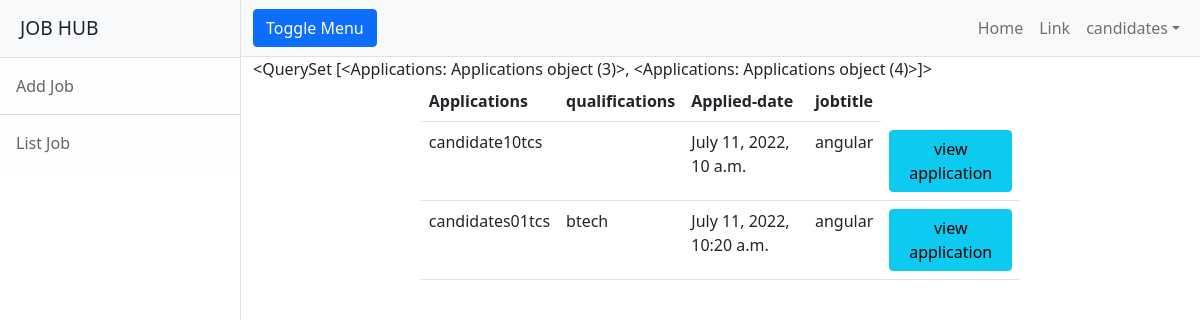
Page /employer/applications/all/5 (signed in) on the committed database.
### employer/models.py (models this page shows, shortened)
class User(AbstractUser):
    options=(
             ("employer","employer"),
             ("candidate","candidate")
             )
    role=models.CharField(max_length=120,choices=options,default="candidate")
    phone=models.CharField(max_length=12,null=True)

class Applications(models.Model):
        applicant = models.ForeignKey(User, on_delete=models.CASCADE,
                                      related_name="applicant")  # no of applicants can apply an applications ie  many to one-foreignkey
        job = models.ForeignKey(Jobs, on_delete=models.CASCADE)  # many job can apply  a candidate
        options = (
            ("applied", "applied"),  # (values in backend, display)
            ("accepted", "accepted"),
            ("rejected", "rejected"),
            ("pending", "pending"),
            ("cancelled", "cancelled")
        )
        status = models.CharField(max_length=120, choices=options, default="applied")
        date = models.DateTimeField(auto_now_add=True)
        class Meta:
            unique_together=("applicant","job")#befor thie its stop only apply job via client if we apply the job through the url it is posted again and again

class Jobs(models.Model):#mapping to table in db
    job_title=models.CharField(max_length=150)
    company=models.ForeignKey(User,on_delete=models.CASCADE,related_name="company")#company is adding the job so it is foreign key-one to many
    location=models.CharField(max_length=150)
    salary=models.PositiveIntegerField(null=True)#if the field is not added it will be added to db
    experience=models.PositiveIntegerField(default=0)#if the person has no experence then it will default as zero but if we added the experience it will change..
    created_date=models.DateField(auto_now_add=True)#obtain automatically current date and time
    last_date=models.DateField(null=True)
    active_status=models.BooleanField(default=True)#

### candidates/models.py (models this page shows)
class CandidateProfile(models.Model):
    user=models.OneToOneField(User,on_delete=models.CASCADE,related_name="candidate")
    profile_pic=models.ImageField(upload_to="candprofiles")
    resume=models.FileField(upload_to="cvs",null=True)
    qualification=models.CharField(max_length=120)
    skills=models.CharField(max_length=120)
    experience=models.PositiveIntegerField(default=0)

### employer/views.py (the view)
# urls.py: path("applications/all/<int:id>",views.EmployeeListApplications.as_view(),name="emp-appjoblist"),
@method_decorator(signin_required,name='dispatch')
class EmployeeListApplications(ListView):
    model=Applications
    context_object_name = "applications"
    template_name = "empl-applist.html"
    def get_queryset(self):
        return Applications.objects.filter(job=self.kwargs.get("id"),status="applied")#exclude the status=cancelled.

### employer/templates/empl-applist.html
{%extends 'base.html'%}
{%block body_block%}
{{applications}}
<div class="container">
    <div class="row">
        <div class="col-2"></div>
        <div class="col-8">
            <table class="table">
                <tr>
                    <th>Applications</th>
                    <th>qualifications</th>
                    <th>Applied-date</th>
                    <th>jobtitle</th>
                </tr>
                {%for application in applications%}
                <tr>
                    <td>{{application.applicant.username}}</td>
                    <td>{{application.applicant.candidate.qualification}}</td>
                    <td>{{application.date}}</td>
                    <td>{{application.job.job_title}}</td>
                    <td><a href="{%url 'emplyee-detailapp' application.id%}" class="btn btn-info"> view application</a>
                    </td>
                </tr>
                {%endfor%}
            </table>
        </div>
        <div class="col-2"></div>
    </div>
</div>
{%endblock%}

### employer/templates/base.html (shortened to what this page needs)
<!DOCTYPE html>
{%load static%}
<html lang="en">
    <head>
        <link href="{%static  'css/styles.css'%}" rel="stylesheet" />
    </head>
    <body>
        <div class="d-flex" id="wrapper">
            <div class="border-end bg-white" id="sidebar-wrapper">
                <div class="sidebar-heading border-bottom bg-light">JOB HUB </div>
                <div class="list-group list-group-flush">
                    <a class="list-group-item list-group-item-action list-group-item-light p-3" href="{%url 'emp-addjob'%}">Add Job</a>
                    <a class="list-group-item list-group-item-action list-group-item-light p-3" href="{%url 'emp-alljobs'%}">List Job</a>
                </div>
            </div>
            <div id="page-content-wrapper">
                <nav class="navbar navbar-expand-lg navbar-light bg-light border-bottom">
                    <div class="container-fluid">
                        <button class="btn btn-primary" id="sidebarToggle">Toggle Menu</button>
                        <div class="collapse navbar-collapse" id="navbarSupportedContent">
                            <ul class="navbar-nav ms-auto mt-2 mt-lg-0">
                                <li class="nav-item active"><a class="nav-link" href="#!">Home</a></li>
                                <li class="nav-item"><a class="nav-link" href="#!">Link</a></li>
                                <li class="nav-item dropdown">
                                    <a class="nav-link dropdown-toggle" id="navbarDropdown" href="#" role="button" data-bs-toggle="dropdown" aria-haspopup="true" aria-expanded="false">{{request.user}}</a>
                                </li>
                            </ul>
                        </div>
                    </div>
                </nav>
                <div class="container-fluid">
                    {%block body_block%}
                    {%endblock%}
                </div>
            </div>
        </div>
    </body>
</html>

### rows in the picture
User: user "candidates"
Applications: id "<QuerySet [<Applications: Applications object (3)>, <Applications: Applications object (4)>]>", applicant.username "candidate10tcs", date "July 11, 2022, 10 a.m.", job.job_title "angular"
Applications: applicant.username "candidates01tcs", applicant.candidate.qualification "btech", date "July 11, 2022, 10:20 a.m.", job.job_title "angular"
